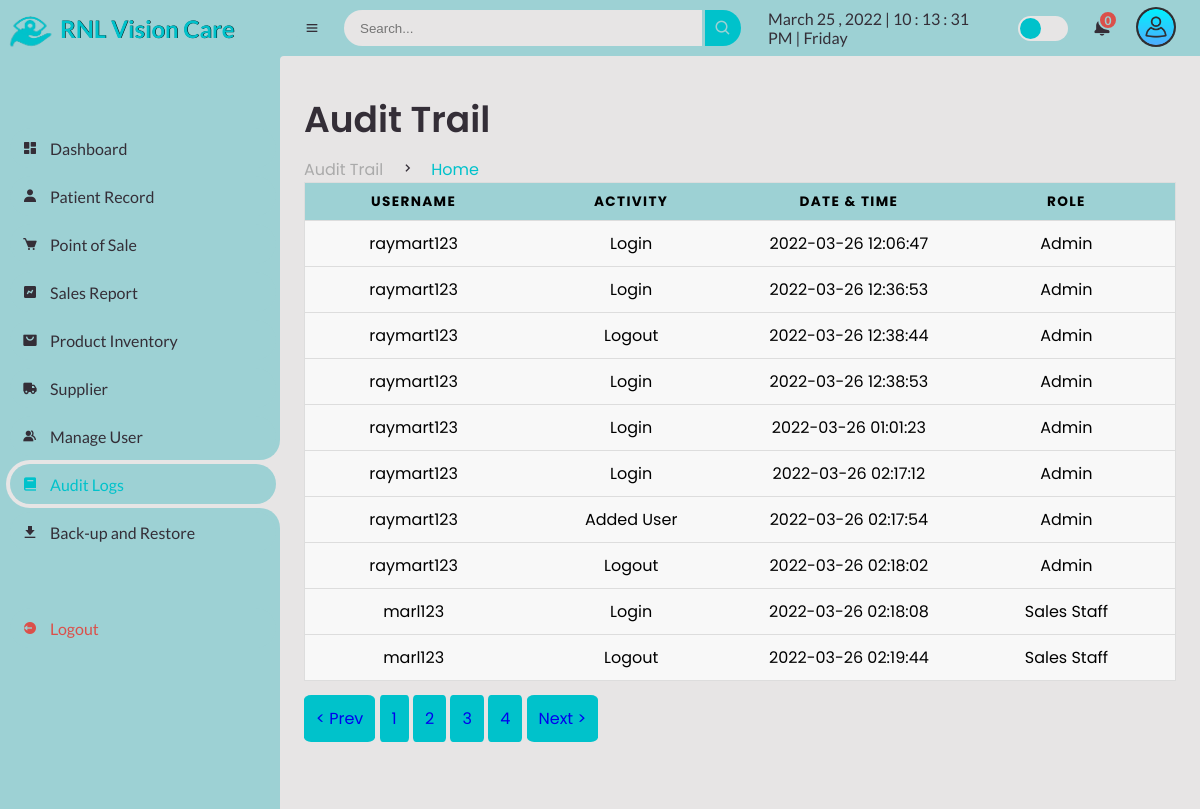
/Admin/audit.php (signed in), run on the app's committed database.
### tables this page shows
CREATE TABLE `users_logs` (
  `logs_id` int(11) NOT NULL AUTO_INCREMENT,
  `logs_username` varchar(255) NOT NULL,
  `logs_activity` varchar(255) NOT NULL,
  `logs_datentime` datetime NOT NULL,
  `logs_roles` varchar(255) NOT NULL,
  PRIMARY KEY (`logs_id`)
);

### Admin/audit.php (the view, shortened to what this page needs)
<?php
include("session.php");
?>
<!DOCTYPE html>
<html lang="en">
<head>
	<link href='https://unpkg.com/boxicons@2.0.9/css/boxicons.min.css' rel='stylesheet'>
	<link rel="stylesheet" href="css\sys_style.css">
</head>
<body>
	<section id="sidebar">
		<a href="supplier.php" class="brand">
			<img src="images\logo.png" alt="" width="60px;">
			<span class="text" style="text-shadow:0.5px 0px #000;">RNL Vision Care</span>
		</a>
		<ul class="side-menu top">
			<li>
				<a href="dashboard.php">
					<i class='bx bxs-dashboard' ></i>
					<span class="text">Dashboard</span>
				</a>
			</li>
			<li>
				<a href="patient-record.php">
					<i class='bx bxs-user' ></i>
					<span class="text">Patient Record</span>
				</a>
			</li>
			<li>
				<a href="point-of-sale.php">
					<i class='bx bxs-cart' ></i>
					<span class="text">Point of Sale</span>
				</a>
			</li>
			<li>
				<a href="sales-report.php">
					<i class='bx bxs-chart' ></i>
					<span class="text">Sales Report</span>
				</a>
			</li>
			<li>
				<a href="product.php">
					<i class='bx bxs-shopping-bag-alt' ></i>
					<span class="text">Product Inventory</span>
				</a>
			</li>
			<li>
				<a href="supplier.php">
					<i class='bx bxs-truck' ></i>
					<span class="text">Supplier</span>
				</a>
			</li>
			<li>
				<a href="manage-user.php">
					<i class='bx bxs-group' ></i>
					<span class="text">Manage User</span>
				</a>
			</li>
			<li class="active">
				<a href="audit.php">
					<i class='bx bxs-book' ></i>
					<span class="text">Audit Logs</span>
				</a>
			</li>
			<li>
				<a href="archive.php">
					<i class='bx bxs-download' ></i>
					<span class="text">Back-up and Restore</span>
				</a>
			</li>
		</ul>
		<ul class="side-menu">
			<li>
				<a href="logout.php" class="logout">
					<i class='bx bxs-log-out-circle' ></i>
					<span class="text">Logout</span>
				</a>
			</li>
		</ul>
	</section>
	<section id="content">
		<nav>
			<i class='bx bx-menu' ></i>
			<form action="#">
				<div class="form-input">
					<input type="search" placeholder="Search...">
					<button type="submit" class="search-btn"><i class='bx bx-search' ></i></button>
				</div>
			</form>
			<div id="digital-clock"></div>
			<label for="switch-mode" class="switch-mode"></label>
			<div class="dropdown2">
			<a href="#" class="notification">
				<span class="num">
				<?php
				$query = mysqli_query($conn, "SELECT COUNT(*) as total from client_inquiries WHERE inquiries_status = '2'");
					while($result=mysqli_fetch_array($query)){
					echo $result['total'];
				}
				?>
						  </span>
			</a>
			</div>
			<div class="dropdown1">
			<img src="img\user.png" alt="" width="40px" class="userlogo">
			</div>
		</nav>
		<main>
			<div class="head-title">
				<div class="left">
					<h1>Audit Trail</h1>
					<ul class="breadcrumb">
						<li>
							<a href="audit.php">Audit Trail</a>
						</li>
						<li><i class='bx bx-chevron-right' ></i></li>
						<li>
							<a class="active" href="audit.php">Home</a>
						</li>
					</ul>
				</div>
			</div>
	<table>
     <thead>
     	<tr>
			<th>Username</th>
      <th>Activity</th>
      <th>Date & Time</th>
      <th>Role</th>
     	</tr>
     </thead>
     <tbody>
	 <?php
       $conn = mysqli_connect("localhost", "root", "","capstone");
	$limit=10;
	$page=isset($_GET['page']) ? $_GET['page']:1;
	$start=($page-1)*$limit;
	$sql2 =$conn->query("SELECT count(logs_id) AS id FROM `users_logs`");
    $sql = "SELECT * from users_logs LIMIT $start, $limit";
	$result2 = $sql2->fetch_all(MYSQLI_ASSOC);
            $total=$result2[0]['id'];
            $pages=ceil($total/$limit);
            $prev=$page-1;
            $next=$page+1;
    $result = $conn-> query($sql);
      if ($result-> num_rows > 0) {
        while ($row = $result-> fetch_assoc()){
?>
		 <tr>
     	  	<td data-label="Username"><?php echo $row['logs_username'];?></td>
     	  	<td data-label="Activity"><?php echo $row['logs_activity'];?></td>
     	  	<td data-label="Date&Time"><?php echo $row['logs_datentime'];?></td>
     	  	<td data-label="Roles"><?php echo $row['logs_roles'];?></td>
     	  </tr>
     	 <?php
     	}}
     	?>
     </tbody>
   </table>
  	<br>
   <a class="page" id="pre" href="audit.php?page=<?=$prev; ?>">< Prev</a>
    	  <?php  for($i=1; $i <=$pages ; $i++): ?>
    <a class="page" href="audit.php?page=<?=$i; ?>"><?=$i; ?></a>
                      <?php endfor; ?>
    <a class="page" id="pnext" href="audit.php?page=<?=$next; ?>">Next ></a>
		</main>
	</section>
</body>
</html>

### Admin/audit.php (style rules this page uses)
button { background-color: #00c2cb; padding: 12px; border: none; margin: 3px; border-radius: 10%; }
.page { background-color: #00c2cb; padding: 12px; border: none; border-radius: 10%; }
table { border: 1px solid #ccc; border-collapse: collapse; margin: 0; padding: 0; width: 100%; table-layout: fixed; }
table tr { background-color: #f8f8f8; border: 1px solid #ddd; padding: .35em; }
table th, table td { padding: .625em; text-align: center; }
table th { font-size: .85em; letter-spacing: .1em; text-transform: uppercase; background-color: #9dd1d4; }

### data on the page
users_logs: logs_username "raymart123", logs_activity "Login", logs_datentime "2022-03-26 12:06:47", logs_roles "Admin"
users_logs: logs_username "raymart123", logs_activity "Login", logs_datentime "2022-03-26 12:36:53", logs_roles "Admin"
users_logs: logs_username "raymart123", logs_activity "Logout", logs_datentime "2022-03-26 12:38:44", logs_roles "Admin"
users_logs: logs_username "raymart123", logs_activity "Login", logs_datentime "2022-03-26 12:38:53", logs_roles "Admin"
users_logs: logs_username "raymart123", logs_activity "Login", logs_datentime "2022-03-26 01:01:23", logs_roles "Admin"
users_logs: logs_username "raymart123", logs_activity "Login", logs_datentime "2022-03-26 02:17:12", logs_roles "Admin"
users_logs: logs_username "raymart123", logs_activity "Added User", logs_datentime "2022-03-26 02:17:54", logs_roles "Admin"
users_logs: logs_username "raymart123", logs_activity "Logout", logs_datentime "2022-03-26 02:18:02", logs_roles "Admin"
users_logs: logs_username "marl123", logs_activity "Login", logs_datentime "2022-03-26 02:18:08", logs_roles "Sales Staff"
users_logs: logs_username "marl123", logs_activity "Logout", logs_datentime "2022-03-26 02:19:44", logs_roles "Sales Staff"

### other printed values
$result['total'] "0"
